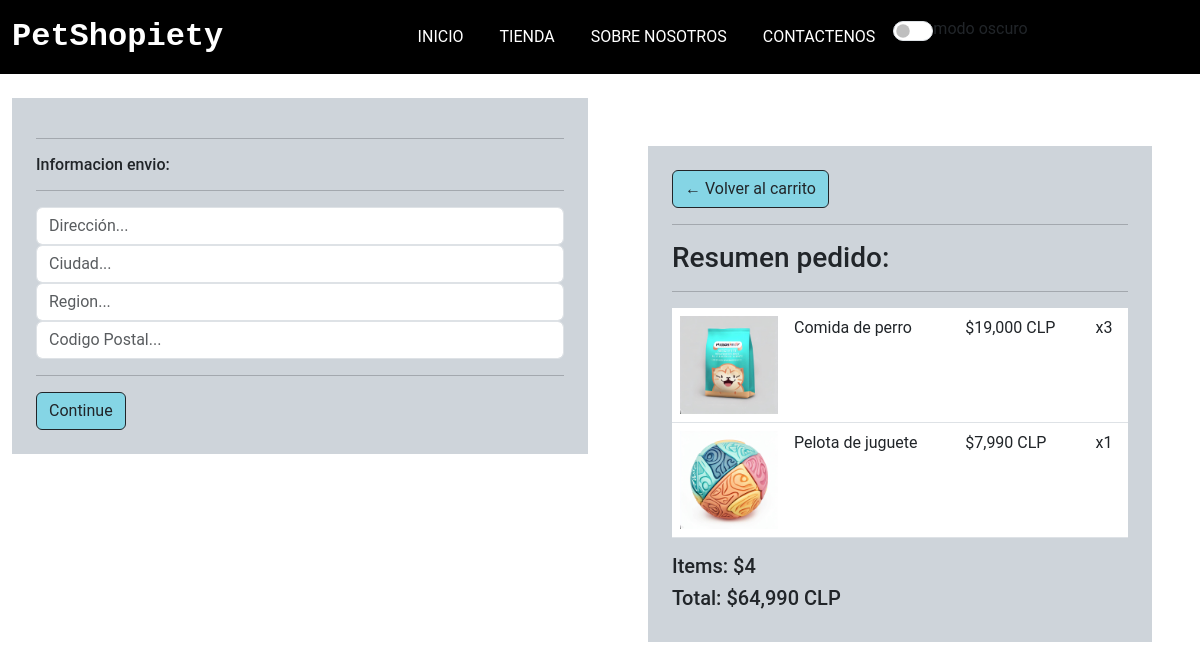
The app's page /checkout (signed in), older data.
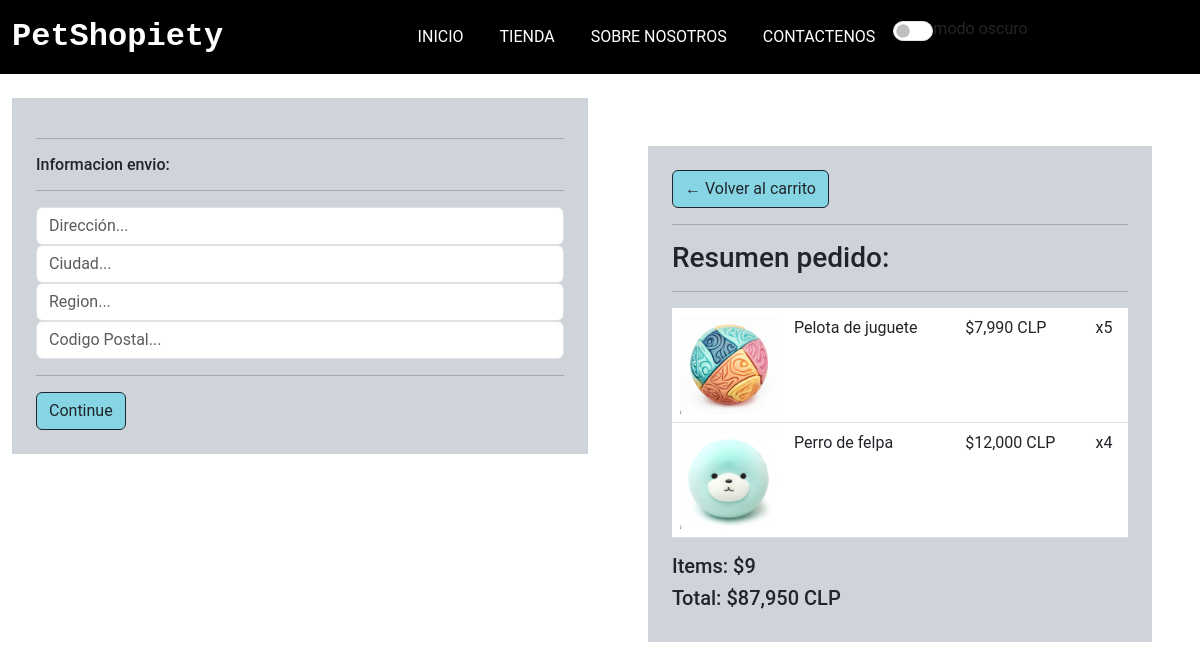
The same page, newer data.
### apps/PetShopiety/models.py (models this page shows, shortened)
class ItemsOrden(models.Model):
    producto = models.ForeignKey(
        Producto, on_delete=models.SET_NULL, blank=True, null=True)
    orden = models.ForeignKey(
        Orden, on_delete=models.SET_NULL, blank=True, null=True)
    cantidad = models.IntegerField(default=0, null=True, blank=True)
    fecha_agregada = models.DateTimeField(auto_now=True)
    @property
    def obtener_total(self):
        total = self.producto.precio * self.cantidad
        return total

class Producto(models.Model):
    sku = models.IntegerField(primary_key=True)
    nombre = models.CharField(max_length=50)
    stock = models.IntegerField()
    precio = models.IntegerField()
    descripcion = models.CharField(max_length=200)
    id_cat = models.ForeignKey(Categoria, on_delete=models.CASCADE)
    img_url = models.ImageField(upload_to='imagenesProducto')

class Orden(models.Model):
    comprador = models.ForeignKey(
        Comprador, on_delete=models.SET_NULL, blank=True, null=True)
    fecha_orden = models.DateTimeField(auto_now_add=True)
    completado = models.BooleanField(max_length=200, null=True)
    id_transaccion = models.CharField(max_length=200, null=True)
    @property
    def shipping(self):
        shipping = True
        return shipping
    @property
    def obtener_total_carrito(self):
        itemsorden = self.itemsorden_set.all()
        total = sum([item.obtener_total for item in itemsorden])
        return total
    @property
    def obtener_total_items(self):
        itemsorden = self.itemsorden_set.all()
        total = sum([item.cantidad for item in itemsorden])
        return total

### apps/PetShopiety/views.py (the view)
# urls.py: path('checkout', views.cargarCheckOut),
@csrf_exempt
def cargarCheckOut(request):
    if request.user.is_authenticated:
        comprador = request.user.comprador
        orden, created = Orden.objects.get_or_create(
            comprador=comprador, completado=False)
        items = orden.itemsorden_set.all()
        cartItems = orden.obtener_total_items
    else:
        items = []
        orden = {"obtener_total_carrito": 0,
                 "obtener_total_items": 0, 'shipping': False}
        cartItems = orden['obtener_total_items']
    return render(request, "checkout.html", {"items": items, "orden": orden, 'cartItems:': cartItems})

### apps/PetShopiety/templates/checkout.html (shortened to what the changed rows need)
<!DOCTYPE html>
<html lang="en">
{%load static%}
{%load humanize%}
<head>
    <link href="https://cdn.jsdelivr.net/npm/bootstrap@5.3.0-alpha3/dist/css/bootstrap.min.css" rel="stylesheet"
 />
    <link rel="stylesheet" href="https://cdn.jsdelivr.net/npm/bootstrap-icons@1.10.5/font/bootstrap-icons.css">
    {%block head%}
    <link rel="stylesheet" href="{% static 'css/style.css' %}">
    {%endblock%}
</head>
<body class="">
    <main class="py-md-0">
        <div class="container-fluid">
            <div class="row">
                <div class="col-lg-6 p-5">
                    <div class="container p-4 bg-dark-subtle border-2">
                        <a class="btn btn-outline-dark" href="/carrito">&#x2190; Volver al carrito</a>
                        <hr>
                        <h3>Resumen pedido:</h3>
                        <hr>
                        <div class="table-responsive">
                            <table class="table">
                                {%for item in items %}
                                <tbody>
                                    <td class="w-25"><img class="w-100" src="{{item.producto.img_url.url}}"></td>
                                    <td>
                                        <p>{{item.producto.nombre}}</p>
                                    </td>
                                    <td>
                                        <p>${{item.producto.precio|intcomma}} CLP</p>
                                    </td>
                                    <td>
                                        <p>x{{item.cantidad}}</p>
                                    </td>
                                </tbody>
                                {%endfor%}
                            </table>
                        </div>
                        <h5>Items: ${{orden.obtener_total_items}}</h5>
                        <h5>Total: ${{orden.obtener_total_carrito|intcomma}} CLP</h5>
                    </div>
                </div>
            </div>
        </div>
    </main>
</body>
</html>

Row changes from the older to the newer data that the page shows:
removed ItemsOrden: producto.img_url (picture), producto.nombre "Comida de perro", producto.precio "19,000", cantidad "3"
changed ItemsOrden "Pelota de juguete": cantidad "1" → "5"
added ItemsOrden: producto.img_url (picture), producto.nombre "Perro de felpa", producto.precio "12,000", cantidad "4"
changed through a linked row, Orden: obtener_total_items "4" → "9"; obtener_total_carrito "64,990" → "87,950"
